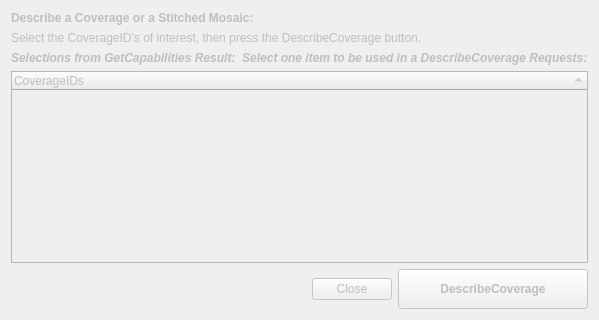
     <widget class="QWidget" name="tab_DC">
      <property name="enabled">
       <bool>false</bool>
      </property>
      <attribute name="title">
       <string>DescribeCoverage</string>
      </attribute>
      <layout class="QVBoxLayout" name="verticalLayout_7">
       <item>
        <layout class="QVBoxLayout" name="verticalLayout_13">
         <item>
          <widget class="QLabel" name="label_DCInfo1">
           <property name="font">
            <font>
             <weight>75</weight>
             <bold>true</bold>
            </font>
           </property>
           <property name="text">
            <string>Describe a Coverage or a Stitched Mosaic:</string>
           </property>
          </widget>
         </item>
         <item>
          <widget class="QLabel" name="label_DCInfo2">
           <property name="text">
            <string>Select the CoverageID's of interest, then press the DescribeCoverage button.</string>
           </property>
          </widget>
         </item>
         <item>
          <widget class="QLabel" name="label_4">
           <property name="font">
            <font>
             <weight>75</weight>
             <italic>true</italic>
             <bold>true</bold>
            </font>
           </property>
           <property name="text">
            <string>Selections from GetCapabilities Result:  Select one item to be used in a DescribeCoverage Requests:</string>
           </property>
          </widget>
         </item>
         <item>
          <widget class="QTreeWidget" name="treeWidget_DC">
           <property name="alternatingRowColors">
            <bool>false</bool>
           </property>
           <property name="selectionMode">
            <enum>QAbstractItemView::SingleSelection</enum>
           </property>
           <property name="sortingEnabled">
            <bool>true</bool>
           </property>
           <property name="columnCount">
            <number>1</number>
           </property>
           <column>
            <property name="text">
             <string>CoverageIDs</string>
            </property>
           </column>
          </widget>
         </item>
        </layout>
       </item>
       <item>
        <layout class="QHBoxLayout" name="horizontalLayout_4">
         <item>
          <spacer name="horizontalSpacer_15">
           <property name="orientation">
            <enum>Qt::Horizontal</enum>
           </property>
           <property name="sizeHint" stdset="0">
            <size>
             <width>40</width>
             <height>20</height>
            </size>
           </property>
          </spacer>
         </item>
         <item>
          <widget class="QPushButton" name="btnClose_DC">
           <property name="sizePolicy">
            <sizepolicy hsizetype="Fixed" vsizetype="Fixed">
             <horstretch>85</horstretch>
             <verstretch>27</verstretch>
            </sizepolicy>
           </property>
           <property name="text">
            <string>Close</string>
           </property>
          </widget>
         </item>
         <item>
          <widget class="QPushButton" name="pushButton_DC">
           <property name="sizePolicy">
            <sizepolicy hsizetype="Fixed" vsizetype="Fixed">
             <horstretch>0</horstretch>
             <verstretch>0</verstretch>
            </sizepolicy>
           </property>
           <property name="minimumSize">
            <size>
             <width>190</width>
             <height>40</height>
            </size>
           </property>
           <property name="font">
            <font>
             <weight>75</weight>
             <bold>true</bold>
            </font>
           </property>
           <property name="text">
            <string>DescribeCoverage</string>
           </property>
          </widget>
         </item>
        </layout>
       </item>
      </layout>
     </widget>
